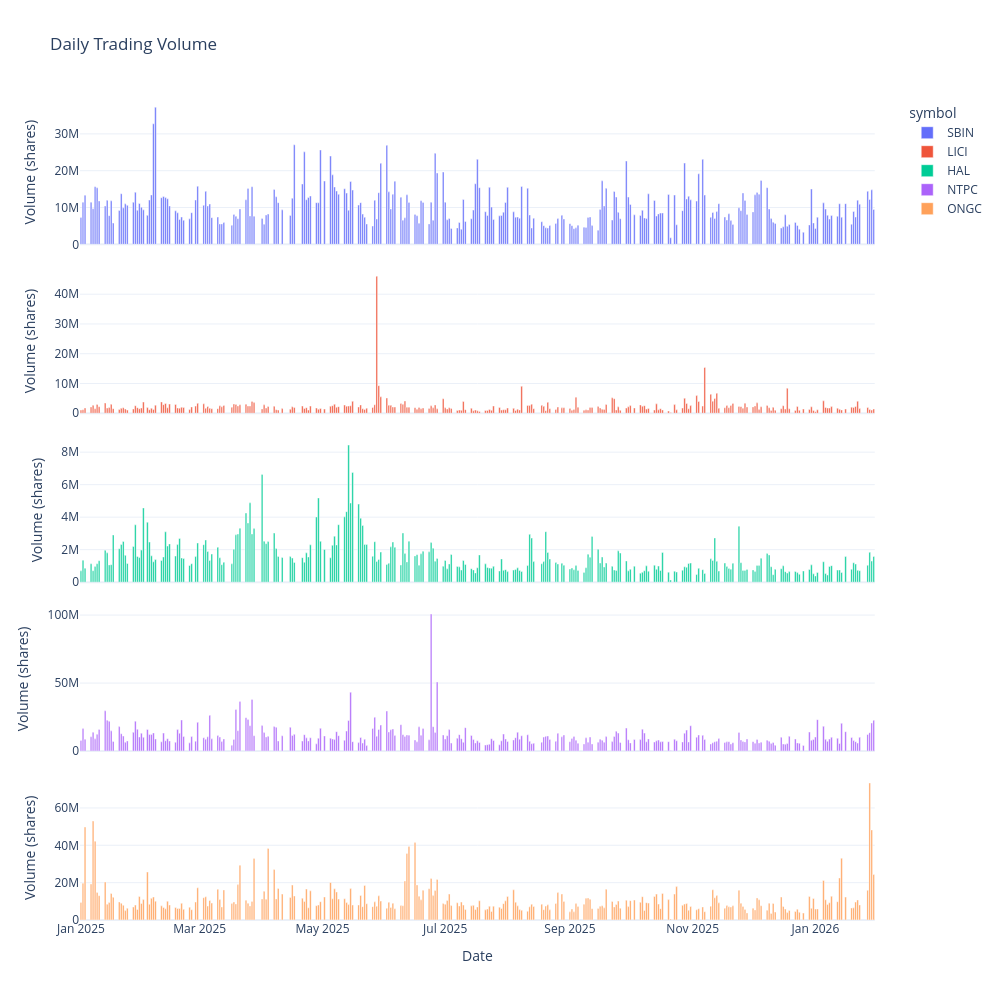

Notebook code cell kept with this figure:
### Code cell
fig = px.bar(
    long_data, 
    x="date", 
    y="volume", 
    color="symbol", 
    facet_row="symbol",
    title="Daily Trading Volume", 
    width=1000, 
    height=1000,
    labels={"volume":"Volume (shares)", "date":"Date"}
)
fig.update_annotations(visible=False)
fig.update_yaxes(matches=None)
fig.show()
fig.write_image("../images/daily-trading-volume.png", width=1000, height=1000, scale=2)

### Figure 1 — Plotly figure (JSON) as saved in the notebook; plotly's stock layout.template omitted (floating-point values rounded to 4 significant figures; data arrays with more than 128 entries replaced by an {"elided": "..."} marker saying what was removed)
{"data": [{"hovertemplate": "symbol=SBIN<br>Date=%{x}<br>Volume (shares)=%{y}<extra></extra>", "legendgroup": "SBIN", "marker": {"color": "#636efa", "pattern": {"shape": ""}}, "name": "SBIN", "orientation": "v", "showlegend": true, "textposition": "auto", "type": "bar", "x": {"elided": "269 str values"}, "xaxis": "x5", "y": {"elided": "269 int values"}, "yaxis": "y5"}, {"hovertemplate": "symbol=LICI<br>Date=%{x}<br>Volume (shares)=%{y}<extra></extra>", "legendgroup": "LICI", "marker": {"color": "#EF553B", "pattern": {"shape": ""}}, "name": "LICI", "orientation": "v", "showlegend": true, "textposition": "auto", "type": "bar", "x": {"elided": "269 str values"}, "xaxis": "x4", "y": {"elided": "269 int values"}, "yaxis": "y4"}, {"hovertemplate": "symbol=HAL<br>Date=%{x}<br>Volume (shares)=%{y}<extra></extra>", "legendgroup": "HAL", "marker": {"color": "#00cc96", "pattern": {"shape": ""}}, "name": "HAL", "orientation": "v", "showlegend": true, "textposition": "auto", "type": "bar", "x": {"elided": "269 str values"}, "xaxis": "x3", "y": {"elided": "269 int values"}, "yaxis": "y3"}, {"hovertemplate": "symbol=NTPC<br>Date=%{x}<br>Volume (shares)=%{y}<extra></extra>", "legendgroup": "NTPC", "marker": {"color": "#ab63fa", "pattern": {"shape": ""}}, "name": "NTPC", "orientation": "v", "showlegend": true, "textposition": "auto", "type": "bar", "x": {"elided": "269 str values"}, "xaxis": "x2", "y": {"elided": "269 int values"}, "yaxis": "y2"}, {"hovertemplate": "symbol=ONGC<br>Date=%{x}<br>Volume (shares)=%{y}<extra></extra>", "legendgroup": "ONGC", "marker": {"color": "#FFA15A", "pattern": {"shape": ""}}, "name": "ONGC", "orientation": "v", "showlegend": true, "textposition": "auto", "type": "bar", "x": {"elided": "269 str values"}, "xaxis": "x", "y": {"elided": "269 int values"}, "yaxis": "y"}], "layout": {"annotations": [{"font": {}, "showarrow": false, "text": "symbol=ONGC", "textangle": 90, "visible": false, "x": 0.98, "xanchor": "left", "xref": "paper", "y": 0.088, "yanchor": "middle", "yref": "paper"}, {"font": {}, "showarrow": false, "text": "symbol=NTPC", "textangle": 90, "visible": false, "x": 0.98, "xanchor": "left", "xref": "paper", "y": 0.294, "yanchor": "middle", "yref": "paper"}, {"font": {}, "showarrow": false, "text": "symbol=HAL", "textangle": 90, "visible": false, "x": 0.98, "xanchor": "left", "xref": "paper", "y": 0.5, "yanchor": "middle", "yref": "paper"}, {"font": {}, "showarrow": false, "text": "symbol=LICI", "textangle": 90, "visible": false, "x": 0.98, "xanchor": "left", "xref": "paper", "y": 0.706, "yanchor": "middle", "yref": "paper"}, {"font": {}, "showarrow": false, "text": "symbol=SBIN", "textangle": 90, "visible": false, "x": 0.98, "xanchor": "left", "xref": "paper", "y": 0.912, "yanchor": "middle", "yref": "paper"}], "barmode": "relative", "height": 1000, "legend": {"title": {"text": "symbol"}, "tracegroupgap": 0}, "title": {"text": "Daily Trading Volume"}, "width": 1000, "xaxis": {"anchor": "y", "domain": [0, 0.98], "title": {"text": "Date"}}, "xaxis2": {"anchor": "y2", "domain": [0, 0.98], "matches": "x", "showticklabels": false}, "xaxis3": {"anchor": "y3", "domain": [0, 0.98], "matches": "x", "showticklabels": false}, "xaxis4": {"anchor": "y4", "domain": [0, 0.98], "matches": "x", "showticklabels": false}, "xaxis5": {"anchor": "y5", "domain": [0, 0.98], "matches": "x", "showticklabels": false}, "yaxis": {"anchor": "x", "domain": [0, 0.176], "title": {"text": "Volume (shares)"}}, "yaxis2": {"anchor": "x2", "domain": [0.206, 0.382], "title": {"text": "Volume (shares)"}}, "yaxis3": {"anchor": "x3", "domain": [0.412, 0.588], "title": {"text": "Volume (shares)"}}, "yaxis4": {"anchor": "x4", "domain": [0.618, 0.794], "title": {"text": "Volume (shares)"}}, "yaxis5": {"anchor": "x5", "domain": [0.824, 1], "title": {"text": "Volume (shares)"}}}}
